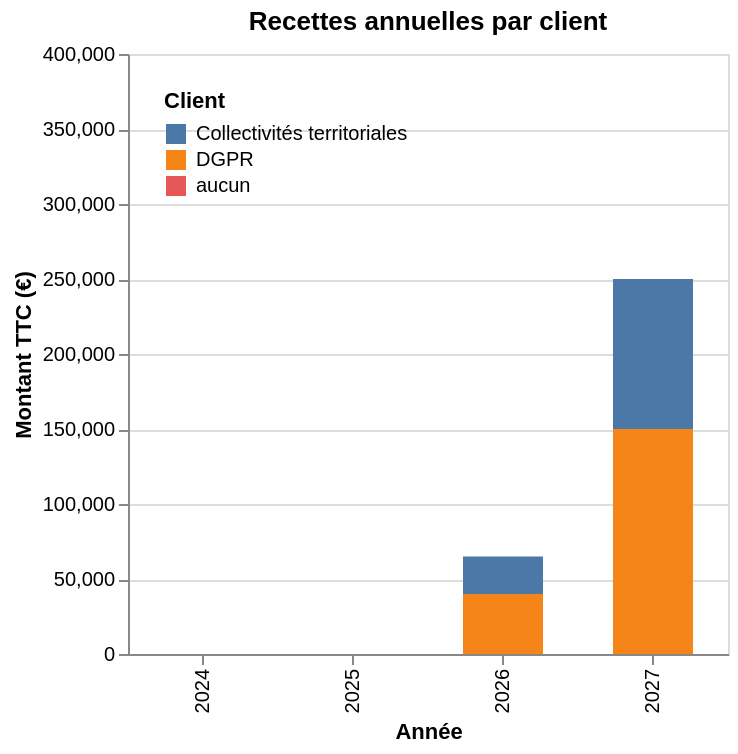

Notebook cell for this chart:
### Code cell
chart_recette = alt.Chart(df_recette).mark_bar(size=40).encode(
    x=alt.X('annee:O', title='Année'),
    y=alt.Y('montant_ttc:Q', title='Montant TTC (€)', scale=alt.Scale(domain=[0, 400000])),
    color=alt.Color('client:N', title='Client', legend=alt.Legend(orient='top-left')),
    tooltip=['annee:O', 'client:N', 'montant_ttc:Q'],
).properties(
    title='Recettes annuelles par client',
    width=300)
chart_recette

### Figure 1 — Vega-Lite specification as saved in the notebook (floating-point values rounded to 4 significant figures)
{"config": {"view": {"continuousWidth": 300, "continuousHeight": 300}}, "data": {"name": "data-36ec271a5507f8a9c85da85779c4c9cd"}, "mark": {"type": "bar", "size": 40}, "encoding": {"color": {"field": "client", "legend": {"orient": "top-left"}, "title": "Client", "type": "nominal"}, "tooltip": [{"field": "annee", "type": "ordinal"}, {"field": "client", "type": "nominal"}, {"field": "montant_ttc", "type": "quantitative"}], "x": {"field": "annee", "title": "Année", "type": "ordinal"}, "y": {"field": "montant_ttc", "scale": {"domain": [0, 400000]}, "title": "Montant TTC (€)", "type": "quantitative"}}, "title": "Recettes annuelles par client", "width": 300, "$schema": "https://vega.github.io/schema/vega-lite/v6.4.1.json", "datasets": {"data-36ec271a5507f8a9c85da85779c4c9cd": [{"annee": 2024, "montant_ttc": 0, "client": "aucun"}, {"annee": 2025, "montant_ttc": 0, "client": "aucun"}, {"annee": 2026, "montant_ttc": 25000, "client": "Collectivités territoriales"}, {"annee": 2026, "montant_ttc": 40000, "client": "DGPR"}, {"annee": 2027, "montant_ttc": 150000, "client": "DGPR"}, {"annee": 2027, "montant_ttc": 100000, "client": "Collectivités territoriales"}]}}
